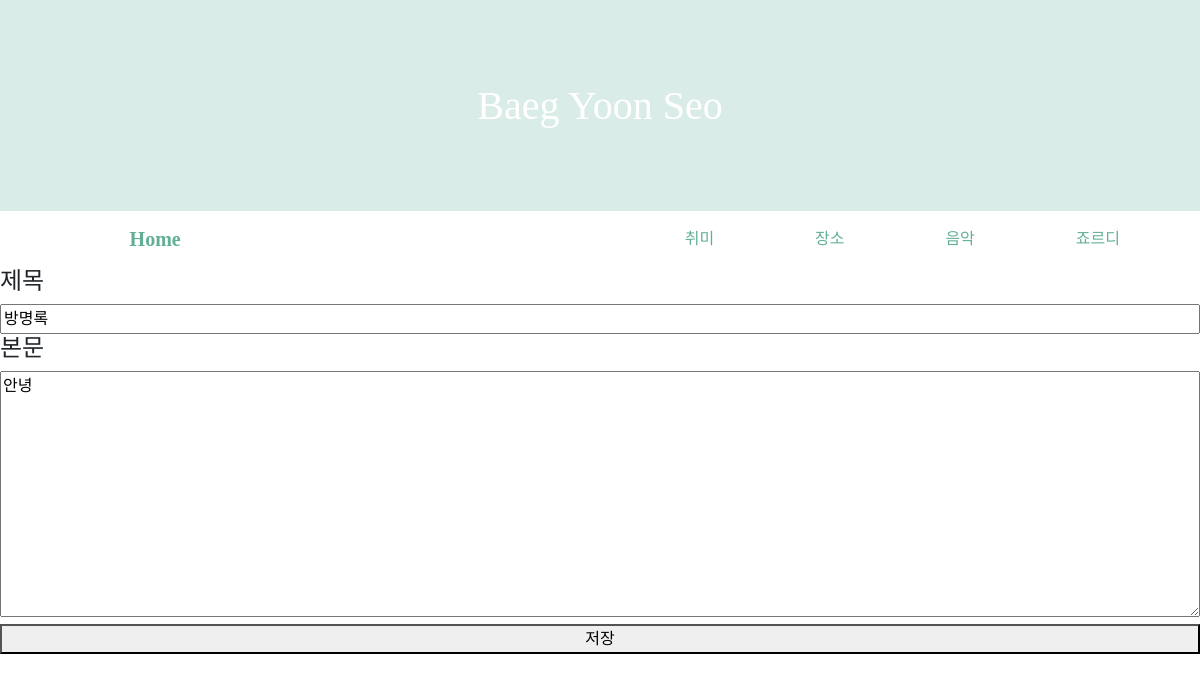
/bgyoon/edit/1, run on an earlier commit of the app's database.
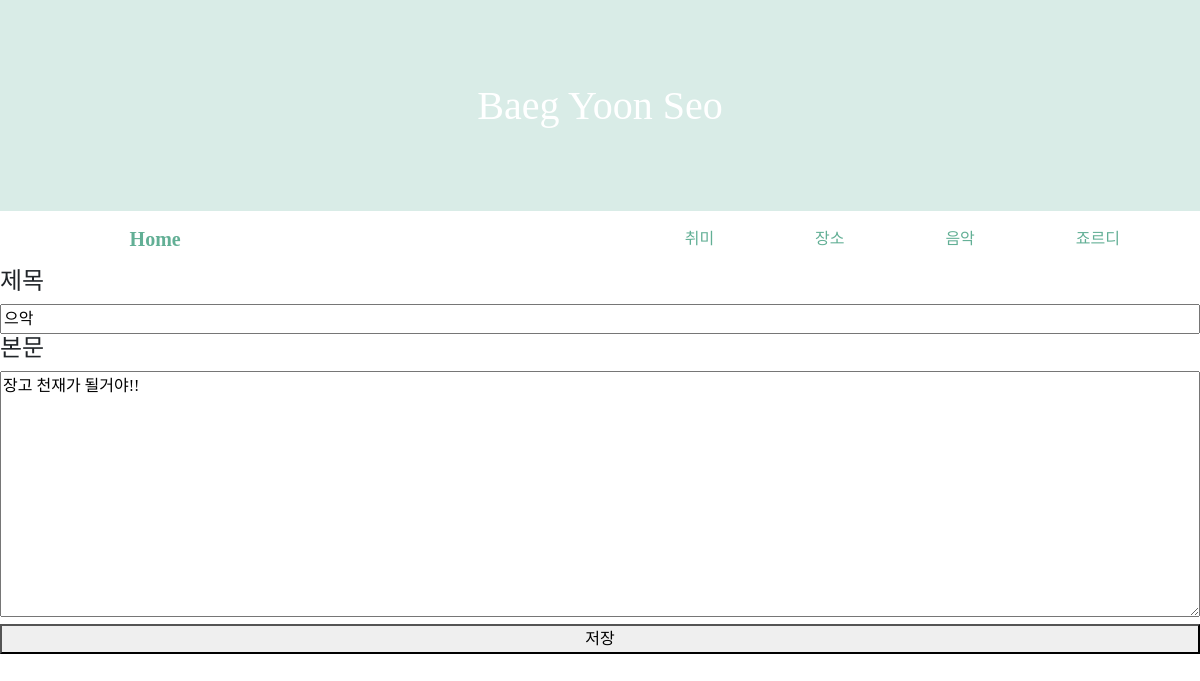
And on a later commit of the database.
### bgapp/models.py (models this page shows, shortened)
class Bgyoon(models.Model):
    title = models.CharField(max_length=200)
    pub_date = models.DateTimeField('date_published')
    body = models.TextField()
    image = models.ImageField(upload_to = "bgapp/", blank = True, null = True)

### bgapp/views.py (the view)
# urls.py: path('edit/<str:id>', edit, name="edit"),
def edit(request, id):
    edit_bgyoon = Bgyoon.objects.get(id=id)
    return render(request, 'edit.html', {'bgyoon':edit_bgyoon})

### bgapp/templates/edit.html (shortened to what this page needs)
{% extends 'base.html' %}
{% block content%}
    <div class="contents">
        <form action="{% url 'update' bgyoon.id %}" method="POST">
            <h4>제목</h4>
            <input type="text" name="title" value="{{bgyoon.title}}"> <br>
            <h4>본문</h4>
            <textarea name="body" cols="30" rows="10">{{bgyoon.body}}</textarea> <br>
            <button>저장</button>
        </form>
    </div>
{% endblock %}

What changed in the data, as far as the page shows it:
changed Bgyoon: title "방명록" → "으악"; body "안녕" → "장고 천재가 될거야!!"
